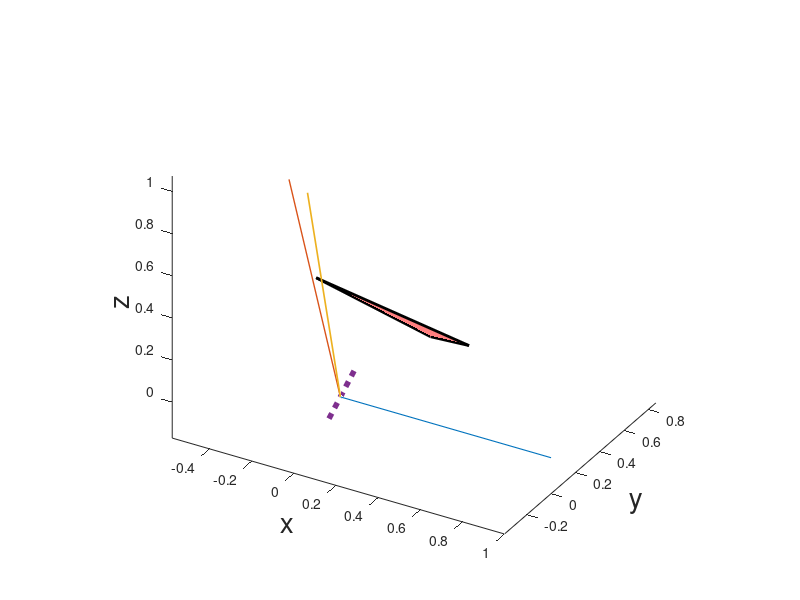

MATLAB code for this plot: (Note: this script raises an error after producing the figure.)
clc
clear
close all

%% Parameter initialization
va=[1 0 0];
vb=[-1 1 1];
vc=[-1 -1 10];
va=va/norm(va);
vb=vb/norm(vb);
vc=vc/norm(vc);

Ra=0.4;
Rb=0.5;
Rc=0.6;
%% Computing alphas
alpha_ab=atan2d(norm(cross(va,vb)),dot(va,vb));
alpha_bc=atan2d(norm(cross(vb,vc)),dot(vb,vc));
alpha_ac=atan2d(norm(cross(va,vc)),dot(va,vc));
alpha=[alpha_ab;alpha_bc;alpha_ac];
%% k vectors
kab=Ra*vb+Rb*va;
kab=kab/norm(kab);
kac=Ra*vc+Rc*va;
kac=kac/norm(kac);
kbc=Rb*vc+Rc*vb;
kbc=kbc/norm(kbc);
k=[kab;kac;kbc];
%% 
R=[Ra Rb;Rb Rc;Ra Rc];
for i=1:length(alpha)
    if (alpha(i)<=90)||((360-alpha(i))<=90)
S(i,:)=k(i,:)*(R(i,1)/sin(atan2(R(i,1),R(i,2))));
    else
        S(i,:)=k(i,:)*(sum(R(i,:))/2);
    end
end
n= cross((S(3,:)'-S(1,:)'),(S(2,:)'-S(1,:)'));
B = [0,0,0];
cp1= B + n*(Ra+Rb+Rc)/3;
cp2 = B - n*(Ra+Rb+Rc)/3;

%% Vertex coordinates
p1=S(1,:);
p2=S(2,:);
p3=S(3,:);
%% Plots
figure('color','w')
h=patch('Faces',1:3,'Vertices',[p1;p2;p3]);
set(h,'FaceColor','r','EdgeColor','k','LineWidth',2,'FaceAlpha',0.5)
axis equal vis3d
view([30 30])
xlabel('x','FontSize',20)
ylabel('y','FontSize',20)
zlabel('z','FontSize',20)

hold on 
plot3([B(1),va(1)],[B(2),va(2)],[B(3),va(3)],'LineWidth',2*Ra)
plot3([B(1),vb(1)],[B(2),vb(2)],[B(3),vb(3)],'LineWidth',2*Rb)
plot3([B(1),vc(1)],[B(2),vc(2)],[B(3),vc(3)],'LineWidth',2*Rc)

% cylinder2(Ra,va,10)
% cylinder2(Rb,vb,10)
% cylinder2(Rc,vc,10)

plot3([cp1(1) cp2(1)],[cp1(2),cp2(2)],[cp1(3),cp2(3)],'LineWidth',4,'LineStyle',':')

%%
t=0:0.01:pi;
x=cos(t);
y=sin(t);
z=3*t;
r = sqrt(t)/2;
[X,Y,Z] = tubeplot(x,y,z,r,1,10);
surf(X,Y,Z,'EdgeColor','none')
